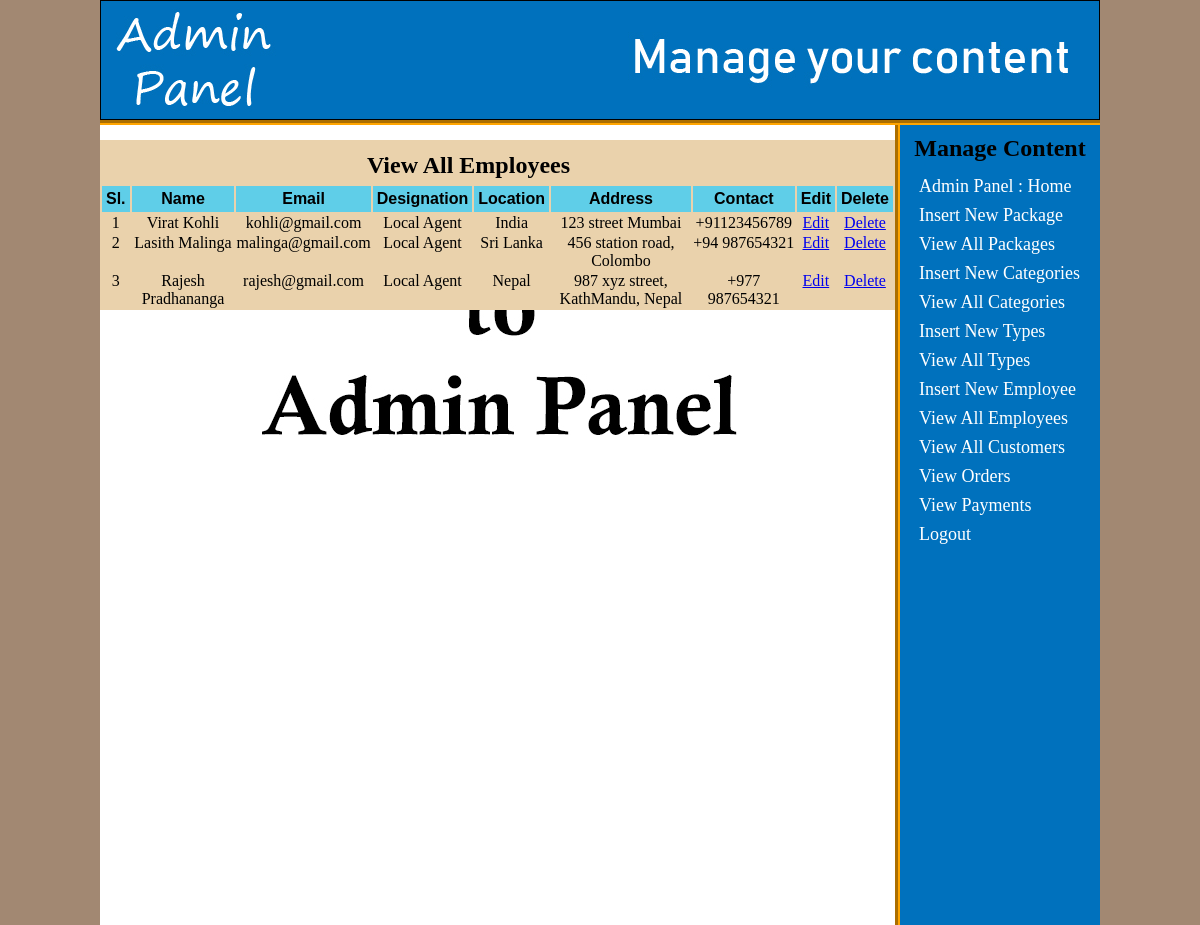
Screenshot of /admin_area/index.php?view_employees (signed in) with the database file from the repository.
### tables this page shows
CREATE TABLE `employees` (
  `emp_id` int(100) NOT NULL,
  `emp_name` varchar(100) NOT NULL,
  `emp_email` varchar(100) NOT NULL,
  `emp_designation` varchar(100) NOT NULL,
  `emp_location` varchar(100) NOT NULL,
  `emp_address` varchar(255) NOT NULL,
  `emp_contact` varchar(20) NOT NULL
);

### admin_area/view_employees.php (the view, shortened to what this page needs)
<?php
if (!isset($_SESSION['user_email'])) {
    echo "<script>window.open('login.php?not_admin=You are not an Admin!','_self')</script>";
} else {
    ?>
    <!DOCTYPE html>
    <html lang="en">
    <head>
    </head>
    <body>
        <table width="795" align="center" bgcolor="#EAD2AC">
            <tr align="center">
                <td colspan="8"><h2 style="font-family: Cambria; margin-top: 10px; margin-bottom: 5px;">View All
                                                                                                        Employees</h2>
                </td>
            </tr>
            <tr align="center" bgcolor="#5FCEE8">
                <th id="thfix">Sl.</th>
                <th id="thfix">Name</th>
                <th id="thfix">Email</th>
                <th id="thfix">Designation</th>
                <th id="thfix">Location</th>
                <th id="thfix">Address</th>
                <th id="thfix">Contact</th>
                <th id="thfix">Edit</th>
                <th id="thfix">Delete</th>
            </tr>
            <?php
            include("includes/db.php");
            $get_c = "select * from employees";
            $run_c = mysqli_query($con, $get_c);
            $i = 0;
            while ($row_c = mysqli_fetch_array($run_c)) {
                $e_id = $row_c['emp_id'];
                $e_name = $row_c['emp_name'];
                $e_email = $row_c['emp_email'];
                $e_designation = $row_c['emp_designation'];
                $e_location = $row_c['emp_location'];
                $e_address = $row_c['emp_address'];
                $e_contact = $row_c['emp_contact'];
                $i++;
                ?>
                <tr align="center">
                    <td><?php echo $i; ?></td>
                    <td><?php echo $e_name; ?></td>
                    <td><?php echo $e_email; ?></td>
                    <td><?php echo $e_designation; ?></td>
                    <td><?php echo $e_location; ?></td>
                    <td><?php echo $e_address; ?></td>
                    <td><?php echo $e_contact; ?></td>
                    <td><a href="index.php?edit_emp=<?php echo $e_id; ?>">Edit</a></td>
                    <td><a href="delete_e.php?delete_e=<?php echo $e_id; ?>">Delete</a></td>
                </tr>
                <?php
            }
            ?>
        </table>
    </body>
    </html>
    <?php
}
?>

### admin_area/styles/style.css (style rules this page uses)
html, body, div, span, applet, object, iframe, h1, h2, h3, h4, h5, h6, p, blockquote, pre, a, abbr, acronym, address, big, cite, code, del, dfn, em, img, ins, kbd, q, s, samp, small, strike, strong, sub, sup, tt, var, b, u, i, center, dl, dt, dd, ol, ul, li, fieldset, form, label, legend, table, caption, tbody, tfoot, thead, tr, th, td, article, aside, canvas, details, embed, figure, figcaption, footer, header, hgroup, menu, nav, output, ruby, section, summary, time, mark, audio, video { margin: 0; padding: 0; border: 0; vertical-align: baseline; }
body { background: #A28872; }

### admin_area/view_employees.php (style rules this page uses)
#thfix { font-family: sans-serif; padding: 4px; }

### rows the page displays
employees: emp_name "Virat Kohli", emp_email "kohli@gmail.com", emp_designation "Local Agent", emp_location "India", emp_address "123 street Mumbai", emp_contact "+91123456789"
employees: emp_name "Lasith Malinga", emp_email "malinga@gmail.com", emp_designation "Local Agent", emp_location "Sri Lanka", emp_address "456 station road, Colombo", emp_contact "+94 987654321"
employees: emp_name "Rajesh Pradhananga", emp_email "rajesh@gmail.com", emp_designation "Local Agent", emp_location "Nepal", emp_address "987 xyz street, KathMandu, Nepal", emp_contact "+977 987654321"
